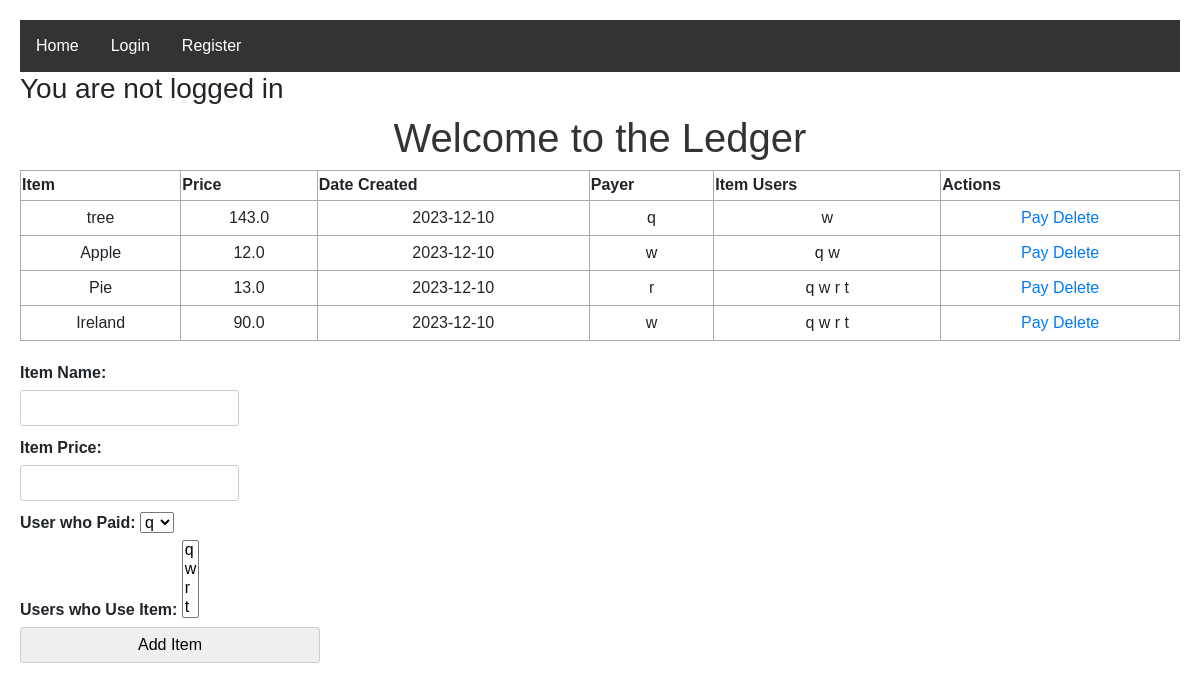
The app's page /ledger, older data.
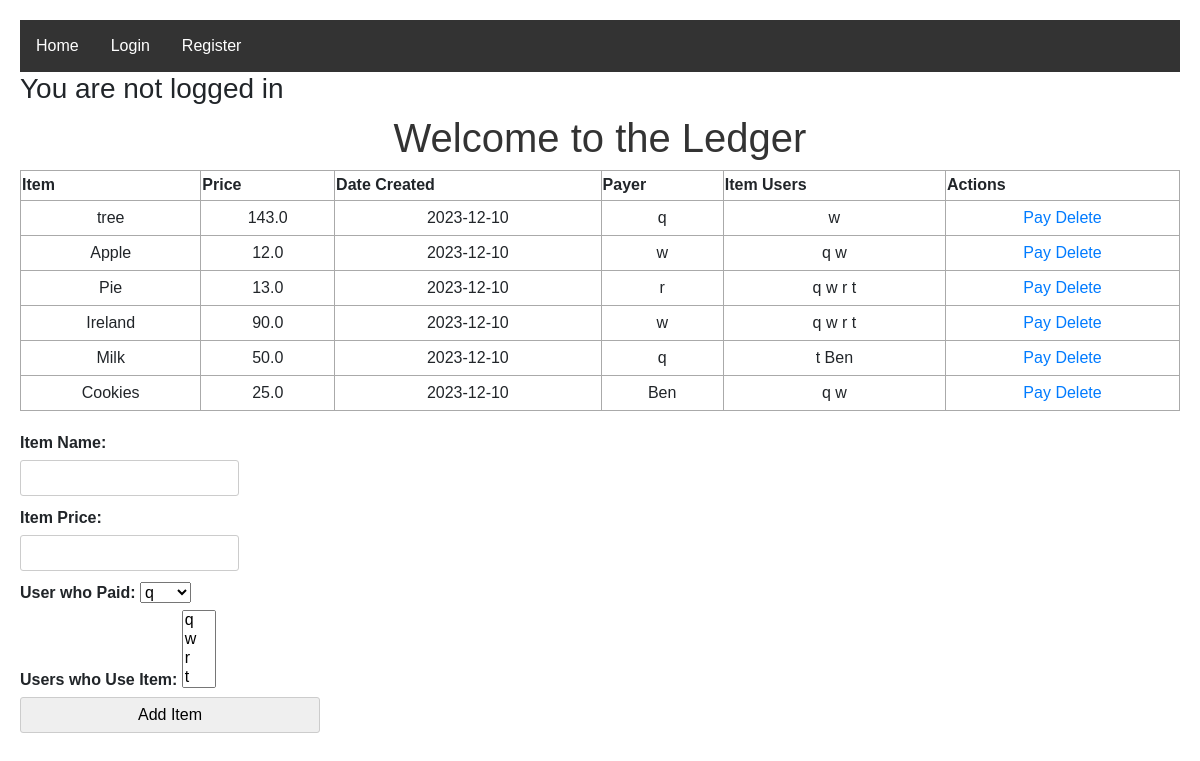
The same page, newer data.
### app.py (models this page shows, shortened)
class Items(db.Model):
    __tablename__ = 'items'
    id = db.Column(db.Integer, primary_key=True)
    itemName = db.Column(db.String(200), nullable=False)
    itemPrice = db.Column(db.Float, nullable=False)
    payerID = db.Column(db.Integer, db.ForeignKey('users.id'))
    date_created = db.Column(db.DateTime, default=datetime.utcnow)

class Users(UserMixin, db.Model):
    __tablename__ = 'users'
    id = db.Column(db.Integer, primary_key=True)
    username = db.Column(db.String(250), unique=True, nullable=False)
    password = db.Column(db.String(250), nullable=False)
    balance = db.Column(db.Float, nullable=False)
    date_created = db.Column(db.DateTime, default=datetime.utcnow)
    items = db.relationship('Items', secondary='user_items', backref='users')

### app.py (the view)
@app.route('/ledger', methods=['POST', 'GET'])
def ledger():
    users = Users.query.order_by(Users.date_created).all()
    items = Items.query.order_by(Items.date_created).all()
    return render_template('ledger.html', users=users, items=items)

### templates/ledger.html (shortened to what this page needs)
{% extends 'base.html' %}
{% block body %}
    <h1>Welcome to the Ledger</h1>
    <div>
        <table>
            <tr>
                <th>Item</th>
                <th>Price</th>
                <th>Date Created</th>
                <th>Payer</th>
                <th>Item Users</th>
                <th>Actions</th>
            </tr>
            {% for item in items %}
                <tr>
                    <td>{{ item.itemName }}</td>
                    <td>{{ item.itemPrice }}</td>
                    <td>{{ item.date_created.date() }}</td>
                    <td>
                        {% for user in users %}
                            {% if user.id == item.payerID %}
                                {{ user.username }}
                            {% endif %}
                        {% endfor %}
                    </td>
                    <td>
                        {% for user in item.users %}
                            {{ user.username }}
                        {% endfor %}
                    </td>
                    <td>
                        <a href="/pay/{{ item.id }}">Pay</a>
                        <a href="/deleteItem/{{ item.id }}">Delete</a>
                    </td>
                </tr>
            {% endfor %}
        </table>
    </div>
    <form action="/addItem" method='POST'>
    <div class="itemName">
        <label for="itemName">Item Name:</label>
        <input type="text" name="itemName" id="itemName"/>
    </div>
    <div class="itemPrice">
        <label for="itemPrice">Item Price:</label>
        <input type="number" name="itemPrice" id="itemPrice"/>
    </div>
    <div class="payerID">
  <label for="payerID">User who Paid:</label>
  <select id="payerID" name="payerID">
      {% for user in users %}
          <option value="{{ user.id }}">{{ user.username }}</option>
      {% endfor %}
  </select>
    </div>
        <div class="itemUsers">
      <label for="itemUsers">Users who Use Item:</label>
      <select id="itemUsers" name="itemUsers" multiple>
          {% for user in users %}
              <option value="{{ user.id }}">{{ user.username }}</option>
          {% endfor %}
      </select>
    </div>
    <input type="submit" value="Add Item">
</form>
{% endblock %}

### templates/base.html (shortened to what this page needs)
<!DOCTYPE html>
<html lang="en">
  <head>
    <link rel="stylesheet" href="https://cdn.jsdelivr.net/npm/bootstrap@4.3.1/dist/css/bootstrap.min.css">
    <link rel="stylesheet" href="{{ url_for('static', filename='css/main.css') }}">
  </head>
  <body>
  {% if current_user.is_authenticated %}
    <nav>
      <a href="{{ url_for('index') }}">Home</a>
      <a href="{{ url_for('account') }}">Account</a>
      <a href="{{ url_for('ledger') }}">Ledger</a>
      <a href="/logout">Logout</a>
    </nav>
    <h3>You are logged in as "{{ current_user.username }}"</h3>
  {% else %}
    <nav>
      <a href="{{ url_for('index') }}">Home</a>
      <a href="{{ url_for('login') }}">Login</a>
      <a href="{{ url_for('register') }}">Register</a>
    </nav>
    <h3>You are not logged in</h3>
  {% endif %}
  {% block body %}{% endblock %}
  </body>
</html>

### static/css/main.css (style rules this page uses)
body { font-family: Arial, sans-serif; padding: 20px; }
h1 { color: #333; text-align: center; }
form { margin: 20px 0; display: flex; flex-direction: column; max-width: 300px; }
nav { background-color: #333; overflow: hidden; }
nav a { float: left; display: block; color: white; text-align: center; padding: 14px 16px; text-decoration: none; }
table, td, th { border: 1px solid #aaa; }
table { border-collapse: collapse; width: 100%; }
th { height: 30px; }
td { text-align: center; padding: 5px; }
label { margin-bottom: 5px; font-weight: bold; }
input { padding: 5px; margin-bottom: 10px; border: 1px solid #ccc; border-radius: 3px; }

Row changes from the older to the newer data that the page shows:
added Items: itemName "Milk", itemPrice "50.0", date_created "2023-12-10", Users (username "q"), Users (username "t")
added Users: username "Ben", {{ user.id }} 6 (drawn)
added Items: itemName "Cookies", itemPrice "25.0", date_created "2023-12-10", Users (username "q"), Users (username "w")
